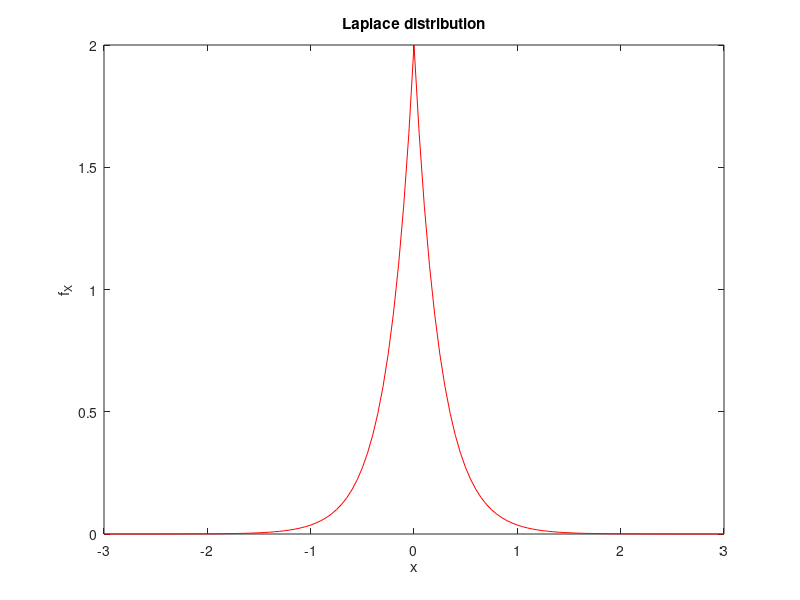

This chart was generated by the following MATLAB code: (Note: this script raises an error after producing the figure.)
%% Plot and sample the Laplace distribution
% Also known as the double exponential distribution

clear all
close all

% Parameters
eta = 4 ; 
p = 0.5 ; % Probability of x>0
% Note we can give our random numbers a positive or negative skew by
% shifting p>0.5 for more positive and p<0.5 for more negative.

nsample = 10^6 ; % Number of random deviates required

a = -3 ; % Left truncation limit
b = 3 ; % Right truncation limit
deltax = 0.05 ; % Step size

x = a:deltax:b ; % Discretization of our grid
xx = x+deltax/2 ; % Shifted x-axis (required for bar charts)

%% Plot the pdf

% PDF Formula
fX = p*eta*exp(-eta*x).*(x>=0) + (1-p)*eta*exp(eta*x).*(x<0) ;

figure(1)
plot(x,fX,'r')
xlabel('x')
ylabel('f_X')
title('Laplace distribution')

%% Sample the distribution

close all

% Generate standard uniform deviates
U = rand([1,nsample]) ;

% Convert to Asymmetric Double Exponential
X = -1/eta*log((1-U)/p).*(U>=1-p)+1/eta*log(U/(1-p)).*(U<1-p) ;

figure(2)
histogram(X,"BinEdges",x,'Normalization','pdf') ;
hold on
plot(x,fX,'r','LineWidth',2)
xlabel('x')
ylabel('f_X')
legend('Sampled','Theory')
title('Laplace distribution')

figure(3)
h1 = histogram(X,'BinEdges',x,'Normalization','pdf') ;
H1 = [h1.Values,0] ;
bar(xx,H1)
% hold on
% plot(x,fX,'r','LineWidth',2)
xlabel('x')
ylabel('f_X')
legend('Sampled')
title('Laplace distribution')

